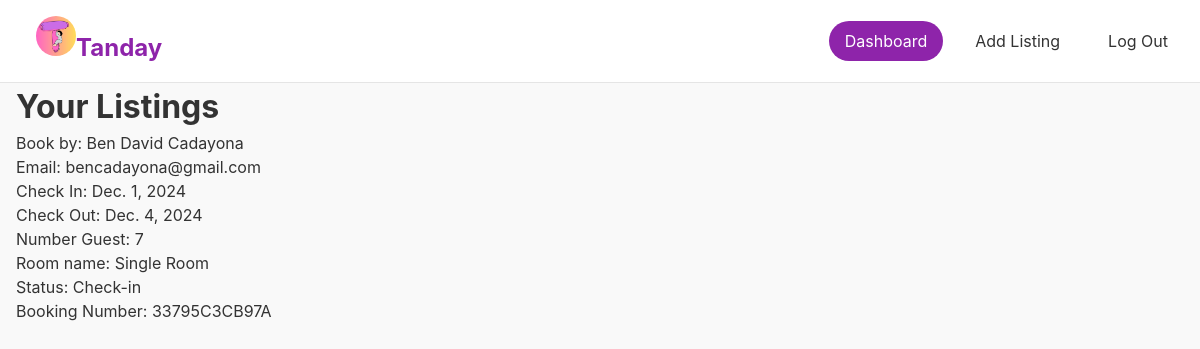
Before: /viewBooks/11/ (signed in) with the older database file.
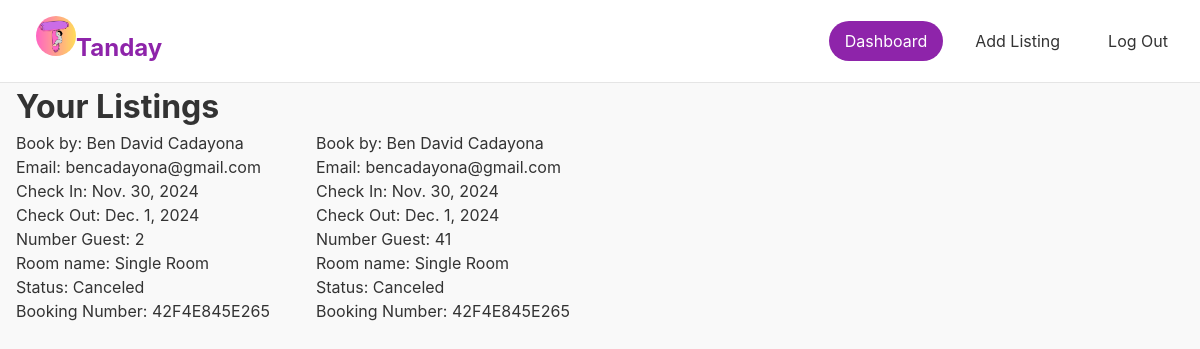
After: the same page with the newer database file.
### api/models.py (models this page shows, shortened)
class Booking(models.Model):
    STATUS_CHOICES = [
        ("Pending", "Pending"),
        ("Canceled", "Canceled"),
        ("Accepted", "Accepted"),
        ("Check-in", "Check-in"),
        ("Check-out", "Check-out"),
    ]
    user = models.ForeignKey(User, on_delete=models.CASCADE, null=True, blank=True)
    name = models.CharField(max_length=100)
    email = models.EmailField()
    check_in = models.DateField(null=True, blank=True)
    check_out = models.DateField(null=True, blank=True)
    guests = models.IntegerField()
    room = models.ForeignKey(Rooms, on_delete=models.CASCADE)
    booking_number = models.CharField(max_length=12, editable=False, default=uuid.uuid4().hex[:12].upper())
    status = models.CharField(max_length=10, choices=STATUS_CHOICES, default="Pending")

class Rooms(models.Model):
    name = models.CharField(max_length=100)
    number_of_beds = models.IntegerField()
    price = models.FloatField()
    listing = models.ForeignKey('Listing', on_delete=models.CASCADE)

### api/views.py (the view)
# urls.py: path('viewBooks/<int:listing_id>/', viewBooks, name='viewBooks'),
@login_required
def viewBooks(request,listing_id):
    bookings = Booking.objects.filter(room__listing__id=listing_id)
    context = {'bookings':bookings,
               }
    return render(request, 'viewHotelBooks.html',context )

### api/templates/viewHotelBooks.html (shortened to what this page needs)
<!DOCTYPE html>
<html lang="en">
<head>
</head>
<body>
    {% load static %}
    <header>
        <div class="container header-content">
            <div class="balay">
                <a href="/home" class="logo"><img src="{% static 'logo.png' %}" alt="Tanday Logo" style="width: 40px; height: 40px; border-radius: 50%; margin-left: 20px;">Tanday</a>
            </div>
            <nav>
                <a href="{% url 'hotel_dashboard' %}" class="active">Dashboard</a>
                <a href="{% url 'add_listing' %}">Add Listing</a>
                <a href="{% url 'logout'%}">Log Out</a>
            </nav>
        </div>
    </header>
    <main class="container">
        <h1>Your Listings</h1>
        <div class="listings">
            {% for booking in bookings %}
                <div class="list-info">
                    {%if booking.status !=  'Check-out' %}
                        <p>Book by: {{booking.name}}</p>
                        <p>Email: {{booking.email}}</p>
                        <p>Check In: {{booking.check_in}}</p>
                        <p>Check Out: {{booking.check_out}}</p>
                        <p>Number Guest: {{booking.guests}}</p>
                        <p>Room name: {{booking.room.name}}</p>
                        <p>Status: {{booking.status}}</p>
                        <p>Booking Number: {{booking.booking_number}}</p>
                    {%endif%}
                </div>
            {% empty %}
                <p>No listings available.</p>
            {% endfor %}
        </div>
    </main>
</body>
</html>

Changed rows visible on the page:
removed Booking: name "Ben David Cadayona", email "bencadayona@gmail.com", check_in "Dec. 1, 2024", check_out "Dec. 4, 2024", guests "7", room.name "Single Room", status "Check-in", booking_number "33795C3CB97A"
added Booking: name "Ben David Cadayona", email "bencadayona@gmail.com", check_in "Nov. 30, 2024", check_out "Dec. 1, 2024", guests "2", room.name "Single Room", status "Canceled", booking_number "42F4E845E265"
added Booking: name "Ben David Cadayona", email "bencadayona@gmail.com", check_in "Nov. 30, 2024", check_out "Dec. 1, 2024", guests "41", room.name "Single Room", status "Canceled", booking_number "42F4E845E265"
